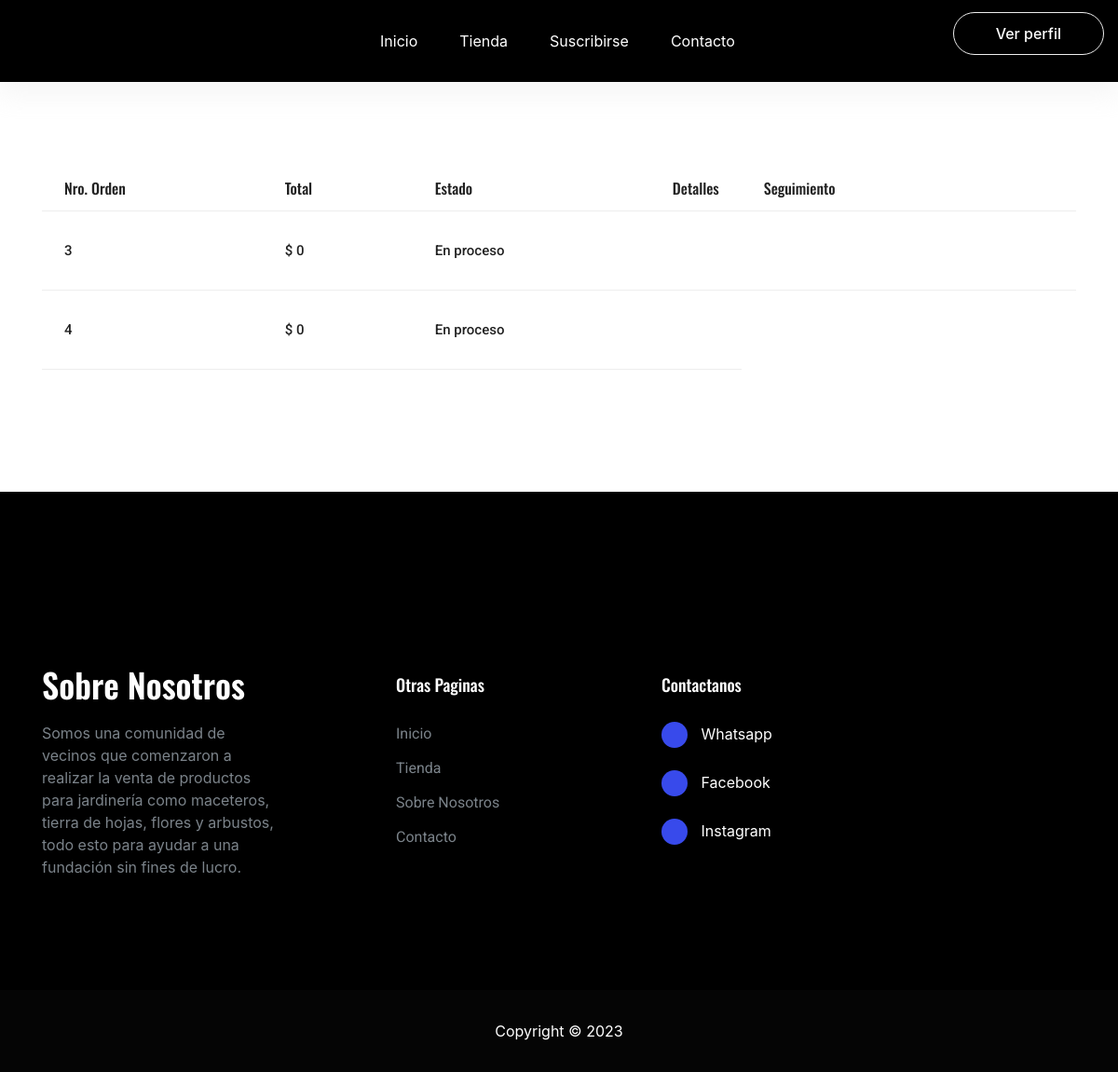
Page /miscompras/ (signed in) on the committed database.
### core/models.py (models this page shows, shortened)
class Compra(models.Model):
    usuario = models.ForeignKey(User, on_delete=models.CASCADE)
    fecha = models.DateTimeField(auto_now_add = True)
    created_at = models.DateTimeField(auto_now_add=True)
    updated_at = models.DateTimeField(auto_now=True)

### core/views.py (the view)
# urls.py: path('miscompras/', miscompras, name = "miscompras"),
def miscompras(request):
    compras = Compra.objects.filter(usuario=request.user)
    data = []
    for compra in compras:
        compra_items = CompraItem.objects.filter(compra=compra)
        total = 0
        for item in compra_items:
            total += item.carro_item.producto.precio * item.carro_item.cantidad
        data.append({'compra': compra, 'total': total})
    return render(request, 'core/miscompras.html', {'data': data})

### PlantasDjango-main/core/templates/core/miscompras.html (shortened to what this page needs)
{% extends 'core/base.html' %}
{% load static %}
{% block contenido %}
{% load humanize %}
<section class="cart_area">
    <div class="container">
        <div class="cart_inner">
            <div class="table-responsive">
                <table class="table">
                    <thead>
                        <tr>
                            <th scope="col">Nro. Orden</th>
                            <th scope="col">Total</th>
                            <th scope="col">Estado</th>
                            <th scope="col">Detalles</th>
                            <th scope="col">Seguimiento</th>
                        </tr>
                    </thead>
                    <tbody>
                        {% for x in data %}
                            <tr>
                                <td>
                                    <div class="media">
                                        <div class="d-flex">
                                            <h5> {{ x.compra.id }}</h5>
                                        </div>
                                    </div>
                                </td>
                                <td>
                                    <h5>$ {{ x.total | intcomma }}</h5>
                                </td>
                                <td>
                                    <h5>
                                        En proceso
                                    </h5>
                                </td>
                                <td>
                                    <a href="{% url 'detalle' x.compra.id %}" style="text-decoration: none;"><i class="ti-angle-right"></i></a>
                                </td>
                                <td>
                                    <a href="{% url 'trackingorder' %}" style="text-decoration: none;"><i class="ti-angle-right"></i></a>
                                </td>
                                <td>
                                </td>
                            </tr>
                        {% endfor %}
                        <tr class="bottom_button">
                            <td>
                            </td>
                            <td>
                            </td>
                            <td>
                            </td>
                            <td>
                            </td>
                        </tr>
                    </tbody>
                </table>
            </div>
        </div>
    </div>
</section>
{% endblock %}

### rows in the picture
Compra: compra.id "3", total "0"
Compra: compra.id "4", total "0"
